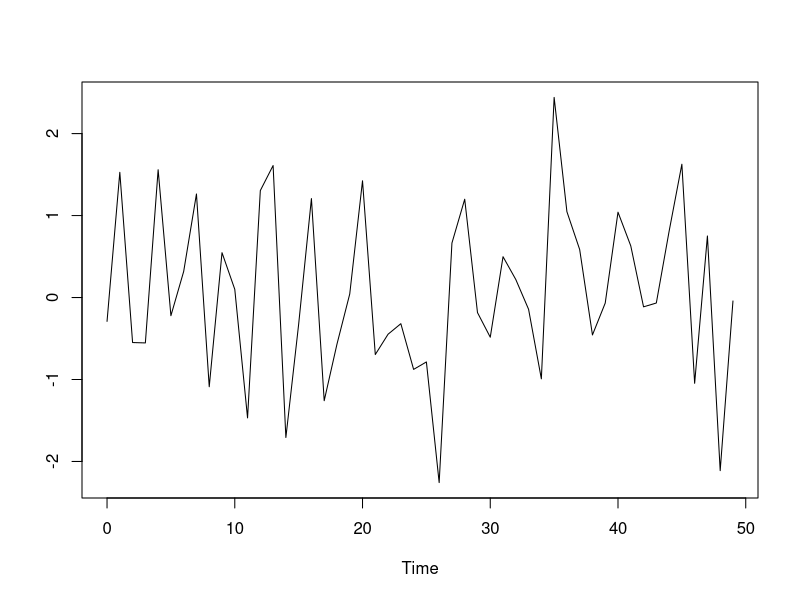

Generate this figure with R:
## ---- chunk 1
timeseries_1 <- rnorm(50)
timeseries_1
## ---- chunk 2
plot(ts(timeseries_1, start = 0), ylab = "", xlab = "Time")
